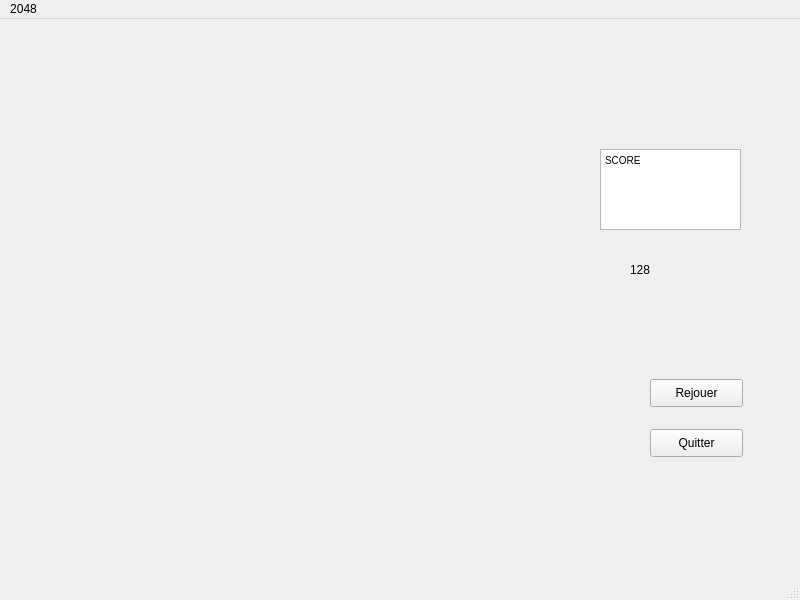
<?xml version="1.0" encoding="UTF-8"?>
<ui version="4.0">
 <class>MainWindow</class>
 <widget class="QMainWindow" name="MainWindow">
  <property name="geometry">
   <rect>
    <x>0</x>
    <y>0</y>
    <width>800</width>
    <height>600</height>
   </rect>
  </property>
  <property name="windowTitle">
   <string>MainWindow</string>
  </property>
  <widget class="QWidget" name="centralwidget">
   <widget class="QWidget" name="gridLayoutWidget">
    <property name="geometry">
     <rect>
      <x>20</x>
      <y>50</y>
      <width>491</width>
      <height>451</height>
     </rect>
    </property>
    <layout class="QGridLayout" name="gridLayout"/>
   </widget>
   <widget class="QPushButton" name="pushButton">
    <property name="geometry">
     <rect>
      <x>650</x>
      <y>360</y>
      <width>93</width>
      <height>28</height>
     </rect>
    </property>
    <property name="text">
     <string>Rejouer</string>
    </property>
   </widget>
   <widget class="QPushButton" name="pushButton_2">
    <property name="geometry">
     <rect>
      <x>650</x>
      <y>410</y>
      <width>93</width>
      <height>28</height>
     </rect>
    </property>
    <property name="text">
     <string>Quitter</string>
    </property>
   </widget>
   <widget class="QLabel" name="label">
    <property name="geometry">
     <rect>
      <x>630</x>
      <y>220</y>
      <width>91</width>
      <height>61</height>
     </rect>
    </property>
    <property name="text">
     <string>128</string>
    </property>
   </widget>
   <widget class="QTextBrowser" name="textBrowser">
    <property name="geometry">
     <rect>
      <x>600</x>
      <y>130</y>
      <width>141</width>
      <height>81</height>
     </rect>
    </property>
    <property name="html">
     <string>&lt;!DOCTYPE HTML PUBLIC &quot;-//W3C//DTD HTML 4.0//EN&quot; &quot;http://www.w3.org/TR/REC-html40/strict.dtd&quot;&gt;
&lt;html&gt;&lt;head&gt;&lt;meta name=&quot;qrichtext&quot; content=&quot;1&quot; /&gt;&lt;style type=&quot;text/css&quot;&gt;
p, li { white-space: pre-wrap; }
&lt;/style&gt;&lt;/head&gt;&lt;body style=&quot; font-family:'MS Shell Dlg 2'; font-size:7.8pt; font-weight:400; font-style:normal;&quot;&gt;
&lt;p style=&quot; margin-top:0px; margin-bottom:0px; margin-left:0px; margin-right:0px; -qt-block-indent:0; text-indent:0px;&quot;&gt;SCORE&lt;/p&gt;&lt;/body&gt;&lt;/html&gt;</string>
    </property>
   </widget>
  </widget>
  <widget class="QMenuBar" name="menubar">
   <property name="geometry">
    <rect>
     <x>0</x>
     <y>0</y>
     <width>800</width>
     <height>26</height>
    </rect>
   </property>
   <widget class="QMenu" name="menu2048">
    <property name="title">
     <string>2048</string>
    </property>
   </widget>
   <addaction name="menu2048"/>
  </widget>
  <widget class="QStatusBar" name="statusbar"/>
 </widget>
 <resources/>
 <connections/>
</ui>
